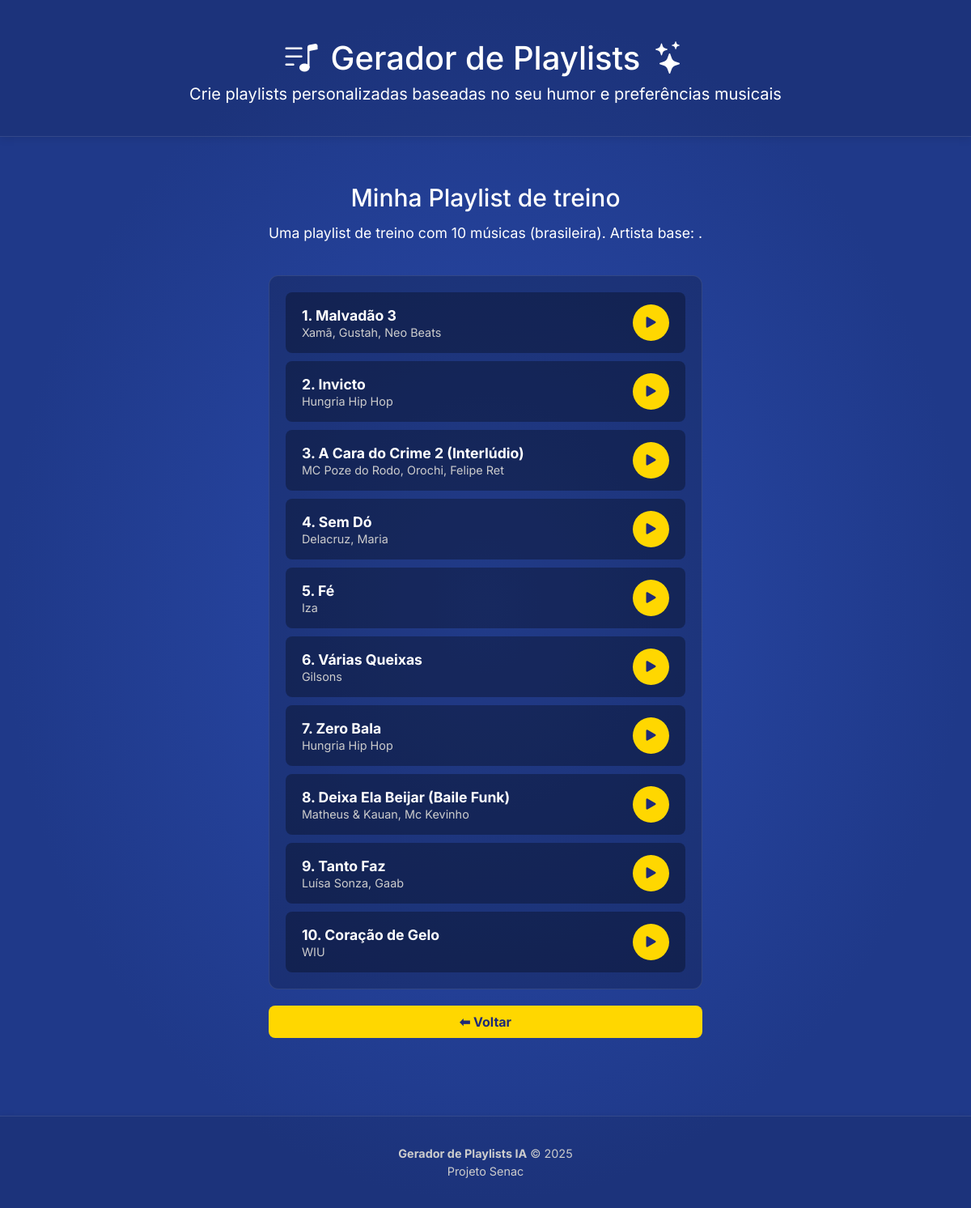
Screenshot of /playlist.php?id=3 with the database file from the repository.
### tables this page shows
CREATE TABLE playlists (
        id INTEGER PRIMARY KEY AUTOINCREMENT,
        name TEXT NOT NULL,
        description TEXT,
        created_at TEXT NOT NULL DEFAULT CURRENT_TIMESTAMP
    );

CREATE TABLE songs (
        id INTEGER PRIMARY KEY AUTOINCREMENT,
        title TEXT NOT NULL,
        artist TEXT,
        playlist_id INTEGER,
        FOREIGN KEY (playlist_id) REFERENCES playlists(id)
    );

### playlist.php (the view, shortened to what this page needs)
<?php
include 'includes/header.php';
$playlist_id = (int)($_GET['id'] ?? 0);
$pdo = getConnection();
$stmt_playlist = $pdo->prepare("SELECT * FROM playlists WHERE id = ?");
$stmt_playlist->execute([$playlist_id]);
$playlist = $stmt_playlist->fetch(PDO::FETCH_ASSOC);
$stmt_songs = $pdo->prepare("SELECT * FROM songs WHERE playlist_id = ? ORDER BY id");
$stmt_songs->execute([$playlist_id]);
$musicas = $stmt_songs->fetchAll(PDO::FETCH_ASSOC);
?>
<main class="container">
    <?php if (!$playlist): ?>
        <h2>Playlist não encontrada</h2>
        <p>A playlist que você está tentando acessar não existe.</p>
    <?php else: ?>
        <h2><?= htmlspecialchars($playlist['name']) ?></h2>
        <?php if (!empty($playlist['description'])): ?>
            <p style="font-size: 1.1rem; margin-top: -10px;"><?= htmlspecialchars($playlist['description']) ?></p>
        <?php endif; ?>
        <div class="playlist">
            <?php if (empty($musicas)): ?>
                <p>Esta playlist ainda não tem músicas.</p>
            <?php else: ?>
                <?php
                $i = 0;
                foreach ($musicas as $musica):
                    $delay = $i * 0.1;
                ?>
                    <div class="musica" style="--delay: <?= $delay ?>s">
                        <div class="musica-info">
                            <strong><?= $i += 1 ?>. <?= htmlspecialchars($musica['title']) ?></strong>
                            <span><?= htmlspecialchars($musica['artist']) ?></span>
                        </div>
                        <a href="https://www.youtube.com/results?search_query=<?= urlencode($musica['title'] . ' ' . $musica['artist']) ?>" target="_blank" class="musica-link">
                            <i class="bi bi-play-fill"></i>
                        </a>
                    </div>
                <?php endforeach; ?>
            <?php endif; ?>
        </div>
    <?php endif; ?>
    <a href="index.php" class="voltar-btn">⬅ Voltar</a>
</main>
<?php include 'includes/footer.php'; ?>

### assets/style.css (style rules this page uses)
body { font-family: 'Inter', sans-serif; background: radial-gradient(ellipse at center, #2a4aab 0%, #1F3989 70%); color: white; text-align: center; margin: 0; padding: 0; min-height: 100vh; display: flex; flex-direction: column; }
main.container { flex: 1; padding: 2rem; }
.container { max-width: 900px; margin: 0 auto; padding: 20px; display: flex; flex-direction: column; flex: 1; }
.container h2 { font-size: 30px; font-weight: 500; }
.playlist { background-color: rgba(0, 0, 0, 0.2); border: 1px solid rgba(255, 255, 255, 0.1); padding: 20px; border-radius: 12px; margin-top: 25px; text-align: left; opacity: 1; max-height: none; overflow: visible; display: flex; flex-direction: column; gap: 10px; }
.musica { background-color: rgba(0, 0, 0, 0.3); border-radius: 8px; display: flex; flex-direction: row; justify-content: space-between; align-items: center; padding: 15px 20px; margin-bottom: 0; animation: fadeIn 0.5s ease-out forwards; opacity: 0; animation-delay: var(--delay, 0s); }
.musica-info { display: flex; flex-direction: column; gap: 2px; }
.musica-info strong { font-size: 1.1rem; color: white; }
.musica-info span { font-size: 0.9rem; color: #ccc; }
.musica-link { display: flex; align-items: center; justify-content: center; width: 45px; height: 45px; background-color: #FFD700; color: #1E2A78; border-radius: 50%; text-decoration: none; font-size: 1.5rem; transition: all 0.2s ease; font-weight: normal; margin-top: 0; }
.voltar-btn { display: inline-block; margin-top: 20px; padding: 10px 20px; border-radius: 8px; background-color: #FFD700; color: #1E2A78; font-weight: bold; text-decoration: none; }

### rows the page displays
playlists: name "Minha Playlist de treino", description "Uma playlist de treino com 10 músicas (brasileira). Artista base: ."
songs: $delay 0 (drawn), i "1", title "Malvadão 3", artist "Xamã, Gustah, Neo Beats"
songs: $delay 0.1 (drawn), i "2", title "Invicto", artist "Hungria Hip Hop"
songs: $delay 0.2 (drawn), i "3", title "A Cara do Crime 2 (Interlúdio)", artist "MC Poze do Rodo, Orochi, Felipe Ret"
songs: $delay 0.3 (drawn), i "4", title "Sem Dó", artist "Delacruz, Maria"
songs: $delay 0.4 (drawn), i "5", title "Fé", artist "Iza"
songs: $delay 0.5 (drawn), i "6", title "Várias Queixas", artist "Gilsons"
songs: $delay 0.6 (drawn), i "7", title "Zero Bala", artist "Hungria Hip Hop"
songs: $delay 0.7 (drawn), i "8", title "Deixa Ela Beijar (Baile Funk)", artist "Matheus & Kauan, Mc Kevinho"
songs: $delay 0.8 (drawn), i "9", title "Tanto Faz", artist "Luísa Sonza, Gaab"
songs: $delay 0.9 (drawn), i "10", title "Coração de Gelo", artist "WIU"
